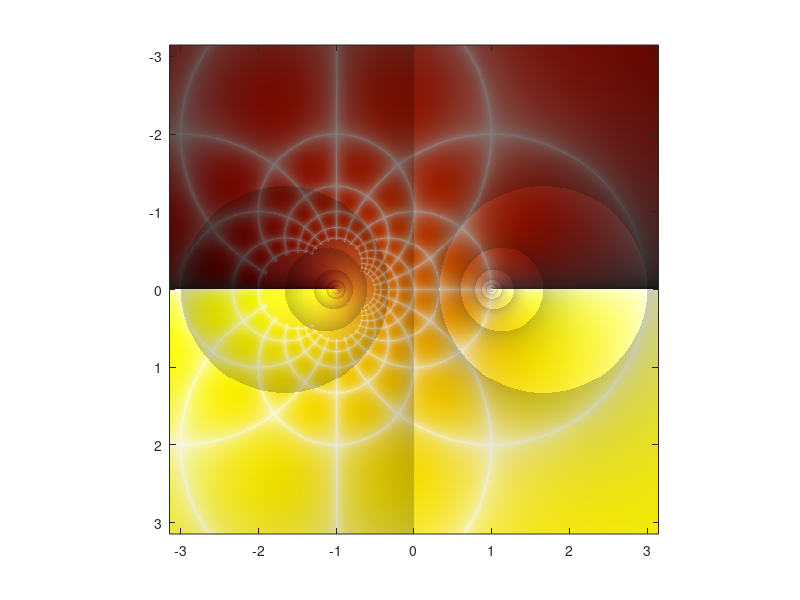

This chart was generated by the following MATLAB code:
function img=zvisual10(func)
%zvisual10('func')
%visualization of complex function (domain coloring)
%hue is the angle of complex function from yellow to red 
%sat is the white grid which shows the imaginary and real 
%    value of complex function  
%val changes as the angle from yellow to black
%
%This coloring scheme is similar to that illustrated by 
%HANS LUNDMARK in this page , http://www.mai.liu.se/~halun/complex/domain_coloring-unicode.html 
%usage
%
%   zvisual10  
%   calling zvisual10 without any argument draw (z-1)./(z+1)
%
%   zvisual10('sin(z)')
%   plots sin(z) from -pi to pi in x-axis  and -pi to pi in y-axis
%   
%   zvisual10('func')
%   'func' can be any function  
%   example: zvisual10('log(z)')      , zvisual10( 'cot(z)')
%            zvisual10('z.^2 - 1./z') , zvisual10('z.^3-cos(z)')........
%   always use ./ .* .^ operators when passing 'func'
%   any function is drawn from -pi to pi on x-axis  and -pi to pi on y-axis  
%
%   to save image call function as 
%   img=zvisual10('log(z)');
%   imwrite(img,'domaincolor.png','png');
%   
if nargin==0
   func='(z-1)./(z+1)'; 
end
    
X  = linspace(-pi,pi,500);
Y  = linspace(-pi,pi,500);
lenx  = length(X);
leny  = length(Y);
Z     = zeros(length(X),length(Y));
colors= zeros(length(X),length(Y),3);
ColorMset = zeros(lenx,leny,3);
colors_uint8   = zeros(lenx,leny,3,'uint8');
for n = 1:lenx        
    Z(n,:)= Y(:)+i*X(n);
end

Z=feval(inline(func),Z);

m12 = log(2);
abs_z= abs(Z);

hue  = mod(-angle(Z)/(2*pi)*0.17,0.17);
hue2 = mod(-angle(Z)/(2*pi),1);



val = mod(log(abs_z)/m12,1);
val = 1 -(1-val).^2; 
val = 0.8  +val *0.2;


z_real=real(Z);
z_imag=imag(Z);

%loop to limit imaginary and real value of function from -pi to pi
for m=1:length(X)*length(Y)
   if z_real(m)>pi || z_imag(m)>pi
      z_real(m)=pi;z_imag(m)=pi;
   elseif z_real(m)<-pi || z_imag(m)<-pi
      z_real(m)=-pi;z_imag(m)=-pi;
   else
      z_real(m)=z_real(m);z_imag(m)=z_imag(m);
   end
end
sat =mod(abs(sin(2*pi*z_imag).*sin(2*pi*z_real)).^0.3,1);



ColorMset(:,:,1) = hue;
ColorMset(:,:,2) = sat;
ColorMset(:,:,3) = val.*hue2.^0.3;

h_wait=waitbar(0,'Please  wait...');
%loop to convert hsv image to rgb 
for mm=1:lenx            
    for nn=1:leny        
           a=ColorMset(mm,nn,1);
           s=ColorMset(mm,nn,2);
           v=ColorMset(mm,nn,3);
           zo = floor(6*a); 
           rough = (zo); 
           f = a*6 - zo;
           p = v*(1-s);
           q = v*(1-s*f);
           t = v*(1-s*(1-f));
 
           switch (rough)    
          case 0 
                r=v; g=t; b=p;
          case 1 
                r=q; g=v; b=p;
          case 2 
                r=p; g=v; b=t;
          case 3 
                r=p; g=q; b=v;
          case 4 
                r=t; g=p; b=v;
          case 5 
                r=v; g=p; b=q;
          end             
                 
        
      co = (256*r); 
      if(co>255)          
         co = 255; 
      end                 
      colors(mm,nn,1) = co;
      co = (256*g); 
      if(co>255)          
          co = 255; 
      end                 
      colors(mm,nn,2) = co;
      co = (256*b); 
      if(co>255)          
         co = 255; 
      end                 
      colors(mm,nn,3) = co;

      end            
    waitbar(mm/lenx,h_wait);
end               
close(h_wait);

colors_uint8=uint8(colors);
image(X,Y,uint8(colors))
axis square
if nargout==1
    img=colors_uint8;
end

%function end
